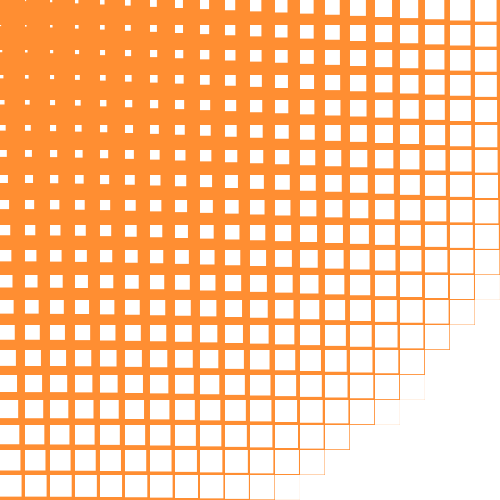
Frame 1 (no input)
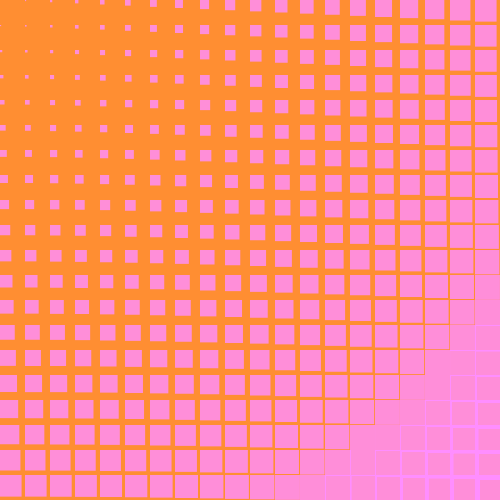
Frame 60 (the mouse pressed at the canvas centre just before this capture)
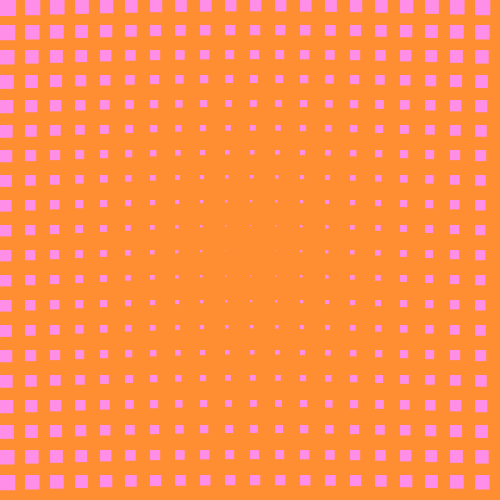
Frame 120 (the mouse held since frame 60 and released just before this capture)

The Processing sketch that drew these frames (run headless with seeded random() and noise(); from frame 60 on, the mouse is pressed at the canvas centre):

// Processing sketch: sqrFLow
// ── sqrFLow.pde
float distancePoint;

void setup() 
{
  size(500, 500); 
  smooth();
  noStroke();
  blendMode(ADD);
  distancePoint = dist(33, 33, width, height);
}

void draw() 
{
  background(255, 142, 50);

  for (int i = 0; i<= width; i += 25) 
  {
    for (int j = 0; j <= width; j +=25) 
    {
      float sqrSize = dist(mouseX, mouseY, i, j);
      sqrSize = sqrSize/distancePoint * 30;
      rect(i, j, sqrSize, sqrSize);
    }
  }
  fill(0, 0, map(mouseY, 0, height, 167, 200));
}
